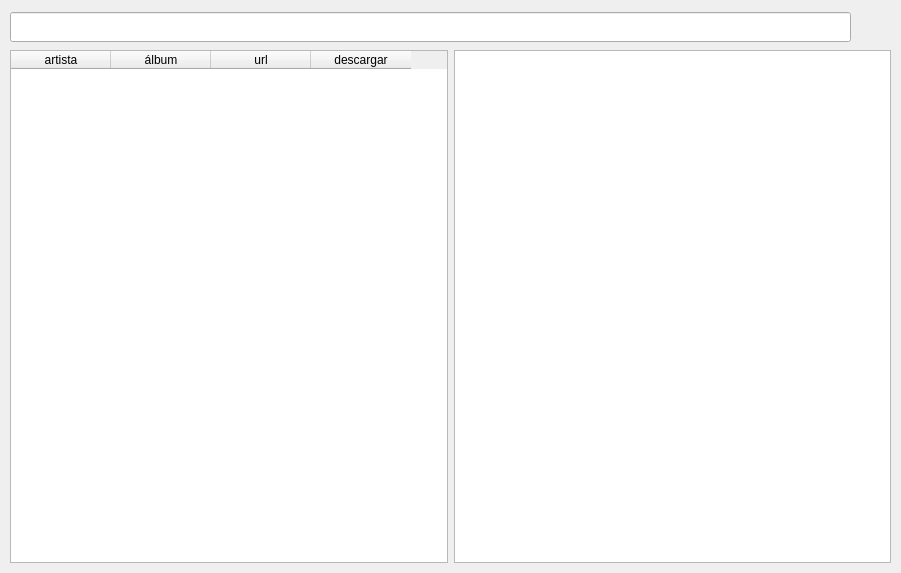
<?xml version="1.0" encoding="UTF-8"?>
<ui version="4.0">
 <class>Descargas</class>
 <widget class="QWidget" name="Descargas">
  <property name="geometry">
   <rect>
    <x>0</x>
    <y>0</y>
    <width>901</width>
    <height>573</height>
   </rect>
  </property>
  <property name="sizePolicy">
   <sizepolicy hsizetype="Preferred" vsizetype="Preferred">
    <horstretch>0</horstretch>
    <verstretch>0</verstretch>
   </sizepolicy>
  </property>
  <property name="styleSheet">
   <string notr="true">            QPushButton {{
                background-color: {theme['bg']};
                border: 2px;
                border-radius: 19px;
            }}
            
            
            QPushButton:hover {{
                background-color: {theme['button_hover']};
                margin: 1px;
                margin-top: 0px;
                margin-bottom: 3px;
            }}
            
            QPushButton:pressed {{
                background-color: {theme['selection']};
                border: none;
            }}</string>
  </property>
  <layout class="QVBoxLayout" name="verticalLayout">
   <property name="spacing">
    <number>5</number>
   </property>
   <property name="leftMargin">
    <number>10</number>
   </property>
   <property name="topMargin">
    <number>10</number>
   </property>
   <property name="rightMargin">
    <number>10</number>
   </property>
   <property name="bottomMargin">
    <number>10</number>
   </property>
   <item>
    <widget class="QWidget" name="widget_base" native="true">
     <layout class="QVBoxLayout" name="verticalLayout_2">
      <property name="leftMargin">
       <number>0</number>
      </property>
      <property name="topMargin">
       <number>0</number>
      </property>
      <property name="rightMargin">
       <number>0</number>
      </property>
      <property name="bottomMargin">
       <number>0</number>
      </property>
      <item>
       <widget class="QWidget" name="widget_search" native="true">
        <property name="sizePolicy">
         <sizepolicy hsizetype="Preferred" vsizetype="Fixed">
          <horstretch>0</horstretch>
          <verstretch>0</verstretch>
         </sizepolicy>
        </property>
        <layout class="QHBoxLayout" name="horizontalLayout">
         <property name="leftMargin">
          <number>0</number>
         </property>
         <property name="topMargin">
          <number>0</number>
         </property>
         <property name="rightMargin">
          <number>0</number>
         </property>
         <property name="bottomMargin">
          <number>0</number>
         </property>
         <item>
          <widget class="QLineEdit" name="descargas_search_box">
           <property name="minimumSize">
            <size>
             <width>0</width>
             <height>30</height>
            </size>
           </property>
          </widget>
         </item>
         <item>
          <widget class="QPushButton" name="descargas_search_button">
           <property name="minimumSize">
            <size>
             <width>34</width>
             <height>34</height>
            </size>
           </property>
           <property name="maximumSize">
            <size>
             <width>34</width>
             <height>34</height>
            </size>
           </property>
           <property name="text">
            <string/>
           </property>
           <property name="icon">
            <iconset resource="../../images.qrc">
             <normaloff>:/services/search_love</normaloff>:/services/search_love</iconset>
           </property>
           <property name="iconSize">
            <size>
             <width>30</width>
             <height>30</height>
            </size>
           </property>
           <property name="flat">
            <bool>true</bool>
           </property>
          </widget>
         </item>
        </layout>
       </widget>
      </item>
      <item>
       <widget class="QWidget" name="widget_resultados" native="true">
        <layout class="QHBoxLayout" name="horizontalLayout_2">
         <property name="leftMargin">
          <number>0</number>
         </property>
         <property name="topMargin">
          <number>0</number>
         </property>
         <property name="rightMargin">
          <number>0</number>
         </property>
         <property name="bottomMargin">
          <number>0</number>
         </property>
         <item>
          <widget class="QWidget" name="widget_res_tabla" native="true">
           <layout class="QVBoxLayout" name="verticalLayout_4">
            <property name="leftMargin">
             <number>0</number>
            </property>
            <property name="topMargin">
             <number>0</number>
            </property>
            <property name="rightMargin">
             <number>0</number>
            </property>
            <property name="bottomMargin">
             <number>0</number>
            </property>
            <item>
             <widget class="QTableWidget" name="tableWidget_descargas">
              <column>
               <property name="text">
                <string>artista</string>
               </property>
              </column>
              <column>
               <property name="text">
                <string>álbum</string>
               </property>
              </column>
              <column>
               <property name="text">
                <string>url</string>
               </property>
              </column>
              <column>
               <property name="text">
                <string>descargar</string>
               </property>
              </column>
             </widget>
            </item>
           </layout>
          </widget>
         </item>
         <item>
          <widget class="QWidget" name="widget_res_info" native="true">
           <layout class="QVBoxLayout" name="verticalLayout_3">
            <property name="leftMargin">
             <number>0</number>
            </property>
            <property name="topMargin">
             <number>0</number>
            </property>
            <property name="rightMargin">
             <number>0</number>
            </property>
            <property name="bottomMargin">
             <number>0</number>
            </property>
            <item>
             <widget class="QTextEdit" name="textEdit_descargas"/>
            </item>
           </layout>
          </widget>
         </item>
        </layout>
       </widget>
      </item>
     </layout>
    </widget>
   </item>
  </layout>
 </widget>
 <resources>
  <include location="../../images.qrc"/>
 </resources>
 <connections/>
</ui>
